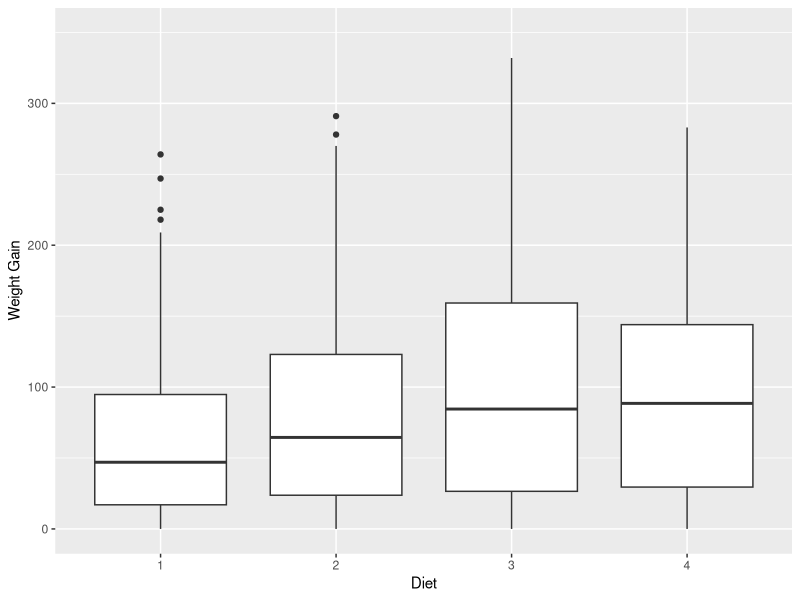
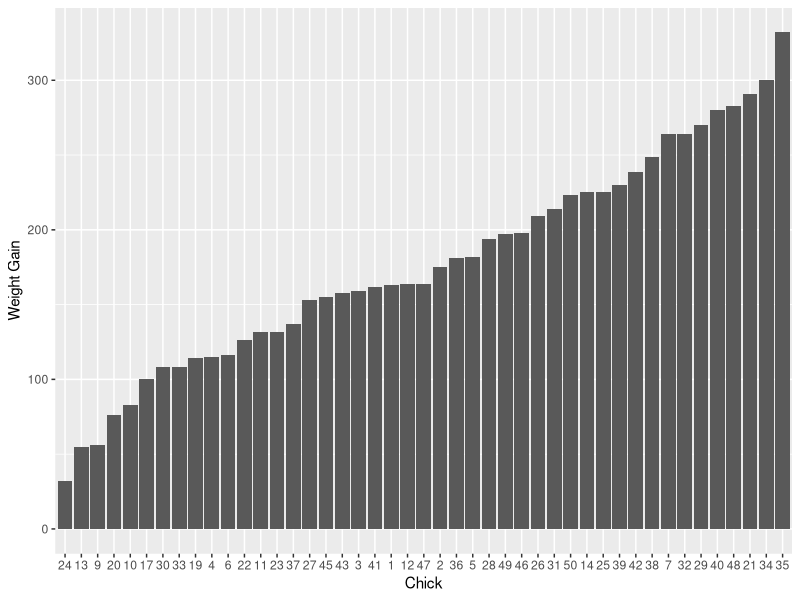
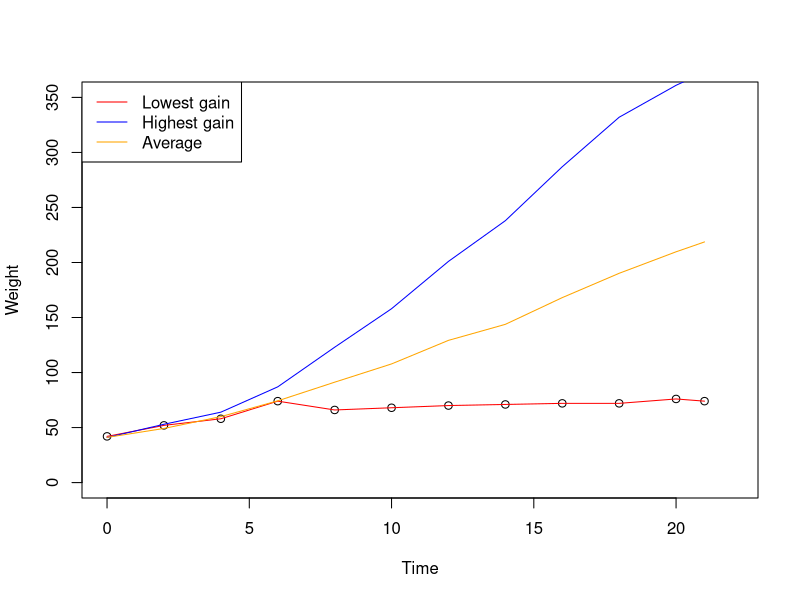

Generate these figures, in order, with R:
## ---- chunk 1
knitr::opts_chunk$set(echo = TRUE)
library("dplyr")
library("datasets")
library("ggplot2")
rm(list=ls())
## ---- chunk 2
# Load a copy of the ChickWeight data into a dataframe df
df = ChickWeight

# Group the df by Diet, then filter to get the initial weight and summarize the average and std dev of the weight as well as tabulate the
# number of chicks in each diet
weight0 = df %>% 
  group_by(Diet) %>% 
  filter(Time == 0) %>% 
  summarize(Avg.weight = mean(weight, na.rm=TRUE), Std.Dev = sd(weight, na.rm=TRUE), Number.chicks = length(unique(Chick)))

# Testing - there should be four rows
#stopifnot(isTRUE(all.equal(dim(weight0)[1], 4)))

print(weight0)
## ---- chunk 3
# Count the number of observations for each Chick in ChickWeight and assign those with 12 observations to the dataframe complete
complete = df %>% 
  count(Chick) %>% 
  filter(n == 12)

# Testing - there should be 45 rows
#stopifnot(isTRUE(all.equal(dim(complete)[1], 45)))

# Print out the first three rows
complete[1:3, ]
## ---- chunk 4
weightgain = df %>%
  group_by(Chick) %>%
  mutate(Weight.gain = weight - weight[Chick == Chick & Time == 0])

weightgain[1:3, ]
## ---- chunk 5

ggplot(weightgain, aes(x=reorder(Diet, Weight.gain, median), y=Weight.gain)) + geom_boxplot() + labs(x = "Diet", y = "Weight Gain") + ylim(c(0, 350))
## ---- chunk 6
# Determine the maximum weight gain for each chick
total.gain <- weightgain %>%
  group_by(Chick) %>%
  filter(Time == max(weightgain$Time)) %>%
  arrange(Weight.gain)


# Chick is originally an ordered factor.  Convert it to use it  
total.gain$Chick = as.numeric(levels(total.gain$Chick)[total.gain$Chick])  

cat(sep="", "The chick with the lowest weight gain: ", total.gain$Chick[1], ", on a diet of: ", total.gain$Diet[1], "\n")
cat(sep="", "The chick with the highest weight gain: ", total.gain$Chick[dim(total.gain)[1]], ", on a diet of: ", total.gain$Diet[dim(total.gain)[1]], "\n")

# Graphical summary
ggplot(total.gain, aes(x = reorder(Chick, Weight.gain, abs), y = Weight.gain)) + geom_col() + labs(x = "Chick", y = "Weight Gain")
## ---- chunk 7
# Determine the maximum weight gain for each chick
total.gain <- weightgain %>%
  group_by(Chick) %>%
  filter(Time == max(weightgain$Time)) %>%
  arrange(Weight.gain)



# Get the ordered factor
lowest.gain = total.gain$Chick[1]

# Get the time and weight for the chick with the lowest weight gain
lowest.gain.data = df %>%
  filter(Chick == lowest.gain)

time = lowest.gain.data$Time

lowest.gain.weights = lowest.gain.data$weight

# Repeat for the highest gaining chick
highest.gain = total.gain$Chick[dim(total.gain)[1]]

highest.gain.data = df %>%
  filter(Chick == highest.gain)

highest.gain.weights = highest.gain.data$weight

# Extra credit
v = rep(0, length(time))

for(i in seq_len(length(time))) {
  v[i] = mean(weightgain$weight[weightgain$Time == time[i]])
}

# Plot
plot(x = time, y = lowest.gain.weights, xlab="Time", ylab="Weight", xlim=c(0, 22), ylim=c(0, 350))
lines(x = time, y = lowest.gain.weights, col="red", lty=1)
lines(x = time, y = highest.gain.weights, col="blue", lty=1)
lines(x = time, y = v, col="orange", lty=1)
legend("topleft", legend=c("Lowest gain", "Highest gain", "Average"), col=c("red", "blue", "orange"), lty=c(1,1, 1))

